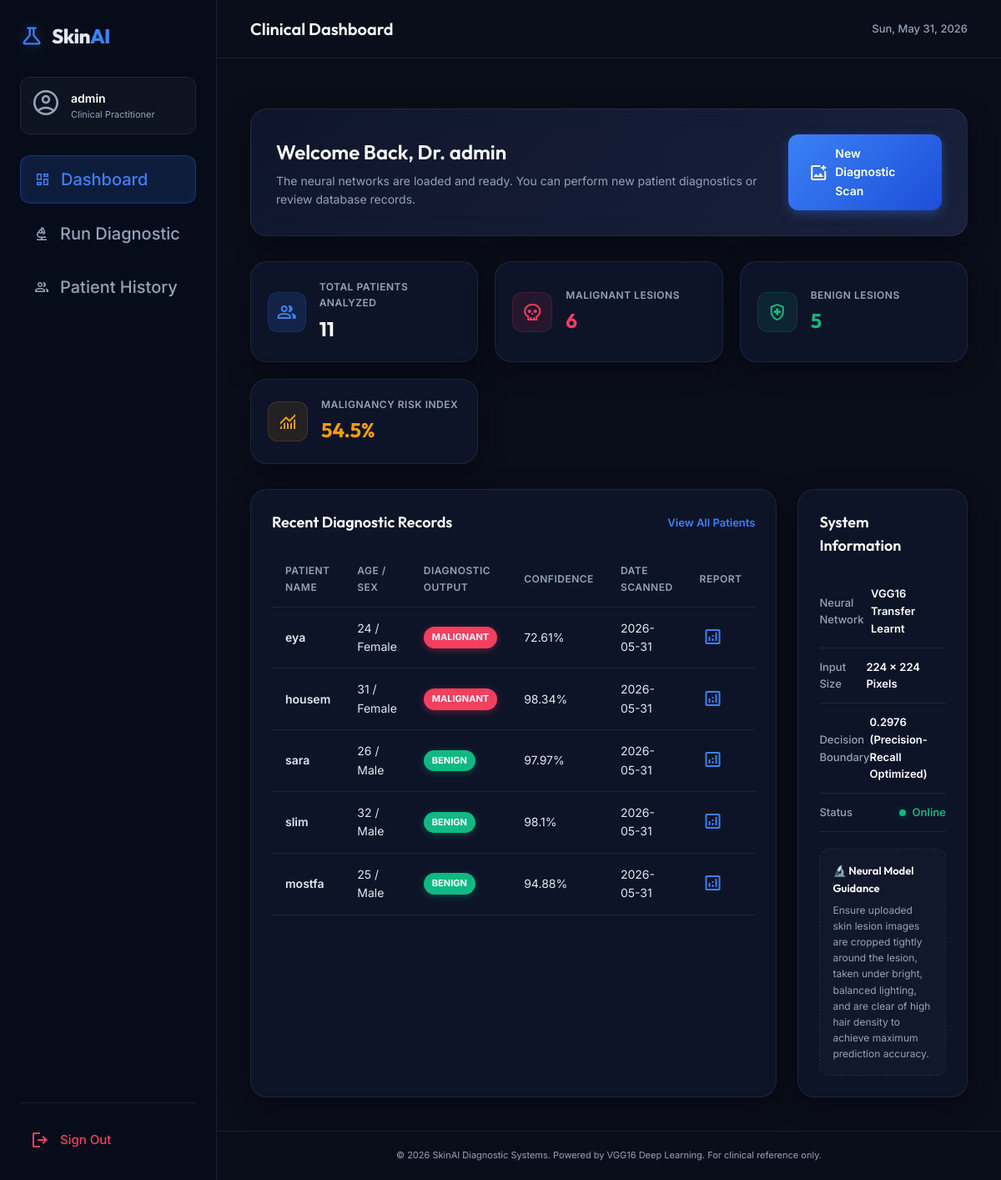
The app's page /dashboard (signed in) with its own data.
### tables this page shows
CREATE TABLE patients (
                id INTEGER PRIMARY KEY AUTOINCREMENT,
                name TEXT NOT NULL,
                age INTEGER NOT NULL,
                gender TEXT NOT NULL,
                image_path TEXT NOT NULL,
                prediction TEXT NOT NULL,
                confidence REAL NOT NULL,
                risk_level TEXT NOT NULL,
                created_at TIMESTAMP DEFAULT CURRENT_TIMESTAMP
            );

### app.py (the view)
@app.route('/dashboard')
@login_required
def dashboard():
    db = get_db()
    total_count = db.execute('SELECT COUNT(*) FROM patients').fetchone()[0]
    malignant_count = db.execute("SELECT COUNT(*) FROM patients WHERE prediction = 'Malignant'").fetchone()[0]
    benign_count = db.execute("SELECT COUNT(*) FROM patients WHERE prediction = 'Benign'").fetchone()[0]
    risk_percentage = 0
    if total_count > 0:
        risk_percentage = round((malignant_count / total_count) * 100, 1)
    recent_patients = db.execute('SELECT * FROM patients ORDER BY created_at DESC LIMIT 5').fetchall()
    return render_template('dashboard.html',
                           total_count=total_count,
                           malignant_count=malignant_count,
                           benign_count=benign_count,
                           risk_percentage=risk_percentage,
                           recent_patients=recent_patients)

### app.py (called while the page is built)
def get_db():
    db = getattr(g, '_database', None)
    if db is None:
        db = g._database = sqlite3.connect(DB_PATH)
        db.row_factory = sqlite3.Row
    return db

@app.teardown_appcontext
def close_connection(exception):
    db = getattr(g, '_database', None)
    if db is not None:
        db.close()

def login_required(f):
    @wraps(f)
    def decorated_function(*args, **kwargs):
        if 'user_id' not in session:
            flash('Please log in to access this page.', 'warning')
            return redirect(url_for('login'))
        return f(*args, **kwargs)
    return decorated_function

### templates/dashboard.html (shortened to what this page needs)
{% extends 'base.html' %}
{% block header_title %}Clinical Dashboard{% endblock %}
{% block content %}
<div class="dashboard-wrapper fade-in">
    <div class="welcome-banner glass-panel">
        <div class="welcome-text">
            <h2>Welcome Back, Dr. {{ session.get('username') }}</h2>
            <p>The neural networks are loaded and ready. You can perform new patient diagnostics or review database records.</p>
        </div>
        <div class="welcome-actions">
            <a href="{{ url_for('predict') }}" class="btn-primary">
                <span class="material-symbols-outlined">add_photo_alternate</span>
                <span>New Diagnostic Scan</span>
            </a>
        </div>
    </div>
    <div class="stats-grid">
        <div class="stat-card glass-panel">
            <div class="stat-icon-wrapper benign">
                <span class="material-symbols-outlined">group</span>
            </div>
            <div class="stat-info">
                <p class="stat-label">Total Patients Analyzed</p>
                <h3 class="stat-value">{{ total_count }}</h3>
            </div>
        </div>
        <div class="stat-card glass-panel">
            <div class="stat-icon-wrapper malignant">
                <span class="material-symbols-outlined">skull</span>
            </div>
            <div class="stat-info">
                <p class="stat-label">Malignant Lesions</p>
                <h3 class="stat-value text-danger">{{ malignant_count }}</h3>
            </div>
        </div>
        <div class="stat-card glass-panel">
            <div class="stat-icon-wrapper success">
                <span class="material-symbols-outlined">health_and_safety</span>
            </div>
            <div class="stat-info">
                <p class="stat-label">Benign Lesions</p>
                <h3 class="stat-value text-success">{{ benign_count }}</h3>
            </div>
        </div>
        <div class="stat-card glass-panel">
            <div class="stat-icon-wrapper warning">
                <span class="material-symbols-outlined">monitoring</span>
            </div>
            <div class="stat-info">
                <p class="stat-label">Malignancy Risk Index</p>
                <h3 class="stat-value text-warning">{{ risk_percentage }}%</h3>
            </div>
        </div>
    </div>
    <div class="dashboard-grid">
        <div class="grid-card glass-panel main-col">
            <div class="card-header">
                <h3>Recent Diagnostic Records</h3>
                <a href="{{ url_for('patients') }}" class="btn-link">View All Patients</a>
            </div>
            <div class="table-responsive">
                {% if recent_patients %}
                <table class="data-table">
                    <thead>
                        <tr>
                            <th>Patient Name</th>
                            <th>Age / Sex</th>
                            <th>Diagnostic Output</th>
                            <th>Confidence</th>
                            <th>Date Scanned</th>
                            <th>Report</th>
                        </tr>
                    </thead>
                    <tbody>
                        {% for patient in recent_patients %}
                        <tr>
                            <td class="font-bold">{{ patient.name }}</td>
                            <td>{{ patient.age }} / {{ patient.gender }}</td>
                            <td>
                                <span class="badge {% if patient.prediction == 'Malignant' %}badge-danger{% else %}badge-success{% endif %}">
                                    {{ patient.prediction }}
                                </span>
                            </td>
                            <td>{{ patient.confidence }}%</td>
                            <td>{{ patient.created_at.split(' ')[0] }}</td>
                            <td>
                                <a href="{{ url_for('result', patient_id=patient.id) }}" class="btn-icon" title="View Diagnostics Report">
                                    <span class="material-symbols-outlined text-primary">analytics</span>
                                </a>
                            </td>
                        </tr>
                        {% endfor %}
                    </tbody>
                </table>
                {% endif %}
            </div>
        </div>
        <div class="grid-card glass-panel side-col">
            <div class="card-header">
                <h3>System Information</h3>
            </div>
            <div class="system-info-list">
                <div class="system-info-item">
                    <span class="info-label">Neural Network</span>
                    <span class="info-val">VGG16 Transfer Learnt</span>
                </div>
                <div class="system-info-item">
                    <span class="info-label">Input Size</span>
                    <span class="info-val">224 x 224 Pixels</span>
                </div>
                <div class="system-info-item">
                    <span class="info-label">Decision Boundary</span>
                    <span class="info-val">0.2976 (Precision-Recall Optimized)</span>
                </div>
                <div class="system-info-item">
                    <span class="info-label">Status</span>
                    <span class="info-val text-success">
                        <span class="status-indicator online"></span> Online
                    </span>
                </div>
            </div>
            <div class="quick-tips-box">
                <h4>🔬 Neural Model Guidance</h4>
                <p>Ensure uploaded skin lesion images are cropped tightly around the lesion, taken under bright, balanced lighting, and are clear of high hair density to achieve maximum prediction accuracy.</p>
            </div>
        </div>
    </div>
</div>
{% endblock %}

### records on screen
patients: name "eya", age "24", gender "Female", prediction "MALIGNANT", confidence "72.61", created_at "2026-05-31"
patients: name "housem", age "31", gender "Female", prediction "MALIGNANT", confidence "98.34", created_at "2026-05-31"
patients: name "sara", age "26", gender "Male", prediction "BENIGN", confidence "97.97", created_at "2026-05-31"
patients: name "slim", age "32", gender "Male", prediction "BENIGN", confidence "98.1", created_at "2026-05-31"
patients: name "mostfa", age "25", gender "Male", prediction "BENIGN", confidence "94.88", created_at "2026-05-31"

### other values on screen
{{ session.get('username') }} "admin"
{{ total_count }} "11"
{{ malignant_count }} "6"
{{ benign_count }} "5"
{{ risk_percentage }} "54.5"
